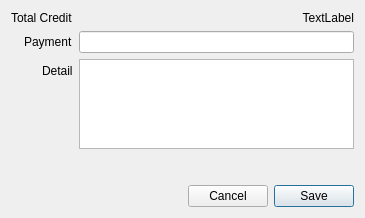
<?xml version="1.0" encoding="UTF-8"?>
<ui version="4.0">
 <class>AddCreditPaymentDialog</class>
 <widget class="QDialog" name="AddCreditPaymentDialog">
  <property name="geometry">
   <rect>
    <x>0</x>
    <y>0</y>
    <width>365</width>
    <height>218</height>
   </rect>
  </property>
  <property name="windowTitle">
   <string>Add New Credit Payment</string>
  </property>
  <property name="modal">
   <bool>true</bool>
  </property>
  <layout class="QVBoxLayout" name="verticalLayout">
   <item>
    <layout class="QFormLayout" name="formLayout">
     <property name="labelAlignment">
      <set>Qt::AlignRight|Qt::AlignTrailing|Qt::AlignVCenter</set>
     </property>
     <item row="0" column="0">
      <widget class="QLabel" name="label">
       <property name="text">
        <string>Total Credit</string>
       </property>
      </widget>
     </item>
     <item row="1" column="0">
      <widget class="QLabel" name="label_2">
       <property name="text">
        <string>Payment</string>
       </property>
      </widget>
     </item>
     <item row="0" column="1">
      <widget class="QLabel" name="labelTotal">
       <property name="text">
        <string>TextLabel</string>
       </property>
       <property name="alignment">
        <set>Qt::AlignRight|Qt::AlignTrailing|Qt::AlignVCenter</set>
       </property>
      </widget>
     </item>
     <item row="2" column="0">
      <widget class="QLabel" name="label_4">
       <property name="text">
        <string>Detail</string>
       </property>
      </widget>
     </item>
     <item row="1" column="1">
      <widget class="LibGUI::MoneyLineEdit" name="linePayment"/>
     </item>
     <item row="2" column="1">
      <widget class="QPlainTextEdit" name="plainDetail">
       <property name="maximumSize">
        <size>
         <width>16777215</width>
         <height>100</height>
        </size>
       </property>
      </widget>
     </item>
    </layout>
   </item>
   <item>
    <spacer name="verticalSpacer">
     <property name="orientation">
      <enum>Qt::Vertical</enum>
     </property>
     <property name="sizeHint" stdset="0">
      <size>
       <width>20</width>
       <height>40</height>
      </size>
     </property>
    </spacer>
   </item>
   <item>
    <layout class="QHBoxLayout" name="horizontalLayout">
     <item>
      <spacer name="horizontalSpacer">
       <property name="orientation">
        <enum>Qt::Horizontal</enum>
       </property>
       <property name="sizeHint" stdset="0">
        <size>
         <width>40</width>
         <height>20</height>
        </size>
       </property>
      </spacer>
     </item>
     <item>
      <widget class="QPushButton" name="pushCancel">
       <property name="text">
        <string>Cancel</string>
       </property>
       <property name="autoDefault">
        <bool>false</bool>
       </property>
      </widget>
     </item>
     <item>
      <widget class="QPushButton" name="pushSave">
       <property name="text">
        <string>Save</string>
       </property>
       <property name="default">
        <bool>true</bool>
       </property>
      </widget>
     </item>
    </layout>
   </item>
  </layout>
 </widget>
 <customwidgets>
  <customwidget>
   <class>LibGUI::MoneyLineEdit</class>
   <extends>QLineEdit</extends>
   <header>moneylineedit.h</header>
  </customwidget>
 </customwidgets>
 <resources/>
 <connections>
  <connection>
   <sender>pushCancel</sender>
   <signal>clicked()</signal>
   <receiver>AddCreditPaymentDialog</receiver>
   <slot>close()</slot>
   <hints>
    <hint type="sourcelabel">
     <x>228</x>
     <y>195</y>
    </hint>
    <hint type="destinationlabel">
     <x>182</x>
     <y>108</y>
    </hint>
   </hints>
  </connection>
 </connections>
</ui>
